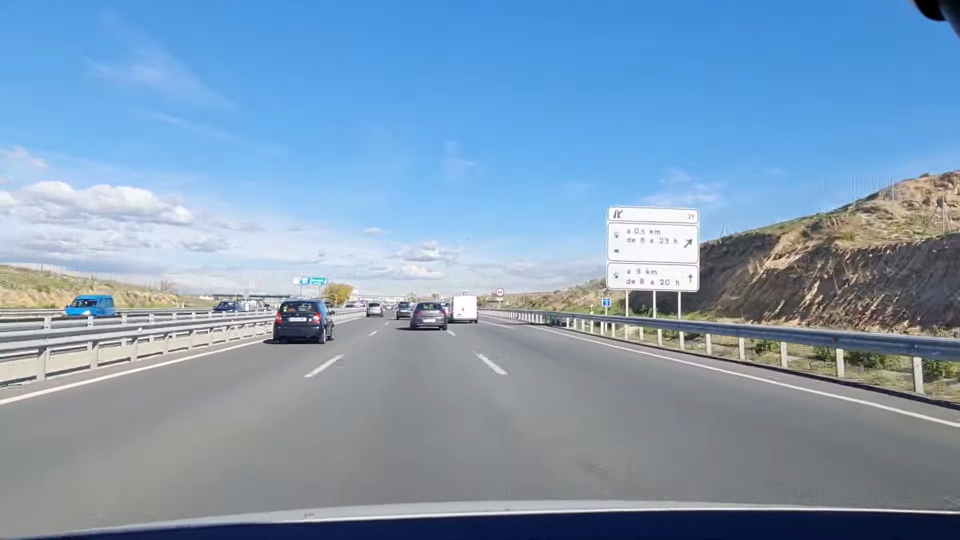
#> input picture imagenesTest/00000.png, 1920 x 1080 px (shown at 1/2 size); its folder holds only this picture in this run; the run also reads 1 picture not shown here
$ jupyter execute --allow-errors notebook_BlueFilter_deff.ipynb   (older library calls are emulated)
#> lines starting #> are read from the running program, lines starting #| are printed output that depends on the picture; after the words box and inside, x2 and y2 are one past the last pixel; in counts of white or black regions, pixels touching at a corner belong together
## Práctica 1 - Detección de paneles de señalización vertical azul en autovías

Se desea construir un sistema para la detección automática de paneles informativos de tráfico de color azul, en imágenes realistas que han sido tomadas desde un coche (ver figura adjunta). Los paneles se han diseñado para que sean fácilmente distinguibles del entorno en cualquier condición de luz, color de fondo y climatología.

Observando la imagen adjunta podemos hacernos una idea sobre el tipo de información que nos permitirá distinguir un tipo de otro de panel, e incluso localizarlos en una imagen de carretera. En particular, se distinguen por su forma geométrica rectangular, por las zonas en las que se divide (borde claro y fondo oscuro) o por el color del mismo (azul y blanco). Es decir, para detectar este tipo de paneles podríamos utilizar:
- Un detector de regiones de alto contraste (detectaríamos la parte interna del panel).
- Un algoritmo que detectase rectángulos (p.ej., combinando detección de líneas con detectores de esquinas).
- Un algoritmo para descubrir qué píxeles son de color azul en la imagen junto con su distribución espacial.
- Detectar ciertas formas que aparecen en los paneles en localizaciones especiales (símbolo de salida de la autopista por la izquierda o derecha, diversos tipos de flechas, etc.).
- Cualquier otra técnica que tenga en cuenta color y forma.

El objetivo de esta práctica es desarrollar un detector básico de sub-paneles de información en autovías (como se ve en la figura adjunta). Hablamos de sub-paneles porque la idea es detectar cada una de las regiones rectangulares azules enmarcadas con un borde blanco en los paneles de la carretera. Para desarrollar el algoritmo de detección, como en muchos otros problemas de este tipo, se ofrece una
colección de imágenes de test tomadas desde un coche.

[cell 1]
import cv2
import os
import numpy as np
from matplotlib import pyplot as plt
import math
import json

## Normalización de las imágenes de los paneles detectados

Muchos paneles detectados en las imágenes pueden aparecer ligeramente rotados (debido al efecto de la perspectiva) y/o también afectados por unas condiciones de iluminación desfavorable. Ello puede  dificultar el posterior reconocimiento de la información contenida en los mismos. La Figura adjunta ilustra un ejemplo de esta situación.

En este apartado se pide desarrollar una función que aplique las normalizaciones que se consideren con respecto a la posición del cartel en la imagen y/o la corrección del efecto de la iluminación.

Mostrar gráficamente el resultado de aplicar dicha normalización sobre un conjunto de imágenes que lo requieran.

[cell 2]
def detect_lines(image):
    # Parametros
    rho = 1
    theta = np.pi / 180
    threshold = 45
    min_line_length = 80
    max_line_gap = 10

    max_horizontal_threshold = 10
    ang = 0

    lines = cv2.HoughLinesP(image, rho, theta, threshold, np.array([]), min_line_length, max_line_gap)

    angles = []
    try:
        for line in lines:
            for x1, y1, x2, y2 in line:
                if abs(y2 - y1) < max_horizontal_threshold:
                    m = (y2 - y1) / (x2 - x1)
                    angles.append(math.atan(m))

    except Exception as e:
        print()
    angles.sort()
    if (len(angles)>0):
        ang = angles[len(angles)//2]
    ang = ang * (180 / math.pi)
    return ang

[cell 3]
def detect_horizontal_edges(image, threshold=50):
    sobel_y = cv2.Sobel(image, cv2.CV_64F, 0, 1, ksize=3)    # Convertir los valores negativos a positivos
    sobel_y = np.abs(sobel_y)
    sobel_y = np.uint8(255 * sobel_y / np.max(sobel_y))
    edges_horizontal = cv2.threshold(sobel_y, threshold, 255, cv2.THRESH_BINARY)[1]

    return edges_horizontal

[cell 4]
lower_blue_limit2 = np.array([60,70,90])
upper_blue_limit2 = np.array([120, 255, 190])

def apply_blue_filter2(image):
    img = cv2.cvtColor(image, cv2.COLOR_BGR2HSV)
    mask = cv2.inRange(img, lower_blue_limit2, upper_blue_limit2)
    return mask

[cell 5]
def straighten_image(imagen, angulo):
    altura, ancho = imagen.shape[:2]
    centro = (ancho // 2, altura // 2)
    matriz_rotacion = cv2.getRotationMatrix2D(centro, angulo, 1.0)
    imagen_enderezada = cv2.warpAffine(imagen, matriz_rotacion, (ancho, altura))
    return imagen_enderezada

[cell 6]
def normalizar(imgs):
    norm_imgs = []
    for image in imgs:

            filtered_imageb = apply_blue_filter2(image)
            filtered_imagee = detect_horizontal_edges(filtered_imageb)
            ang = detect_lines(filtered_imagee)

            img = straighten_image(image,ang)

            norm_imgs.append(img)

    return norm_imgs

# Carga de imagenes
Cargar las imágenes de aprendizaje en color, guardarlas en una lista y mostrar la primera y la última usando imshow de matplotlib.

[cell 7]
def upload_images(images_dir):
#> called with images_dir = 'imagenesTest'
    images = []

    for file in os.listdir(images_dir):
        if file.endswith(".jpg") or file.endswith(".png"):
            img_path = os.path.join(images_dir, file)
            image = cv2.imread(img_path)
#> image is the input picture: shape (1080, 1920, 3); mean B, G, R 182.1, 154.8, 127.1
            if image is not None:
                images.append(image)

    return images

def show_first_and_last(images):
    if len(images) > 0:
        _, axes = plt.subplots(1, 2, figsize=(15, 3))

        axes[0].imshow(cv2.cvtColor(images[0], cv2.COLOR_BGR2RGB))
        axes[0].set_title('Primera')

        axes[1].imshow(cv2.cvtColor(images[-1], cv2.COLOR_BGR2RGB))
        axes[1].set_title('Última Imagen')
        plt.show()

    else:
        print("No se encontraron imágenes en la carpeta especificada.")

#-------------------------------------------------------------------------------------------------------------
original_images = upload_images('imagenesTest')
#> original_images = 1 item
show_first_and_last(original_images)

# FUNCIONES PARA NORMALIZAR LAS IMAGENES ANTES DE APLICAR MSER

## Filtro de color azul

[cell 8]
def blue_filter(images):
    filtered_images = []

    for image in images:
        clahe = cv2.createCLAHE(clipLimit=2.0, tileGridSize=(8, 8))
        lab = cv2.cvtColor(image, cv2.COLOR_BGR2LAB)
        lab_planes = cv2.split(lab)
        lab_planes = list(lab_planes)
        lab_planes[0] = clahe.apply(lab_planes[0])
        lab = cv2.merge(lab_planes)
        image = cv2.cvtColor(lab, cv2.COLOR_LAB2BGR)

        img = cv2.cvtColor(image, cv2.COLOR_BGR2HSV)
        mask = cv2.inRange(img, np.array([90, 155, 0]), np.array([130, 255, 255]))

        filtered_images.append(mask)
    return filtered_images

[cell 9]
def blue_filter_img(img):
    clahe = cv2.createCLAHE(clipLimit=2.0, tileGridSize=(8, 8))
    lab = cv2.cvtColor(img, cv2.COLOR_BGR2LAB)
    lab_planes = cv2.split(lab)
    lab_planes = list(lab_planes)
    lab_planes[0] = clahe.apply(lab_planes[0])
    lab = cv2.merge(lab_planes)
    image = cv2.cvtColor(lab, cv2.COLOR_LAB2BGR)

    img = cv2.cvtColor(image, cv2.COLOR_BGR2HSV)
    mask = cv2.inRange(img, np.array([90, 155, 0]), np.array([130, 255, 255]))
    return mask

## Incremento de saturación

[cell 10]
# [5 lines left out: function increase_saturation, not called in this run]

## Incremento de saturación por imagenes
Incrementamos la saturación en aquellas imágenes que tienen una media de saturación inferior a 27

[cell 11]
def saturacion(images):
    imagesResult = []

    for image in images:
        hsv_image = cv2.cvtColor(image, cv2.COLOR_BGR2HSV)
        s_channel = hsv_image[:,:,1]
        indexSaturation = np.mean(s_channel)
        newImage = image.copy()

        if (indexSaturation<27):
            newImage = increase_saturation(newImage)
            imagesResult.append(newImage)
        else:
            imagesResult.append(newImage)
#> this loop made 1 pass
#> indexSaturation on pass 1: 76.89
#> pass 1, in saturacion, `s_channel = hsv_image[:,:,1]`:
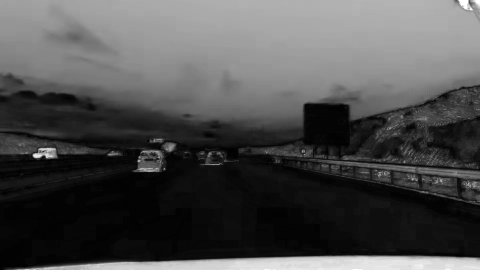
#> s_channel: shape (1080, 1920) (shown at 1/4 size); min 0, max 255, mean 76.9
#> after the loop, imagesResult = 1 item

    return imagesResult

saturated_images = saturacion(original_images.copy())
#> saturated_images = 1 item
norm_images = normalizar(saturated_images)
#> the loop in normalizar, `for image in imgs: ` made 1 pass
#> (rho in detect_lines, theta in detect_lines, threshold in detect_lines, min_line_length in detect_lines, max_line_gap in detect_lines, max_horizontal_threshold in detect_lines, ang, altura in straighten_image) on pass 1: (1, 0.0175, 45, 80, 10, 10, 4.92, 1080)
#> pass 1, in apply_blue_filter2, `mask = cv2.inRange(img, lower_blue_limit2, upper_blue_limit2)`:
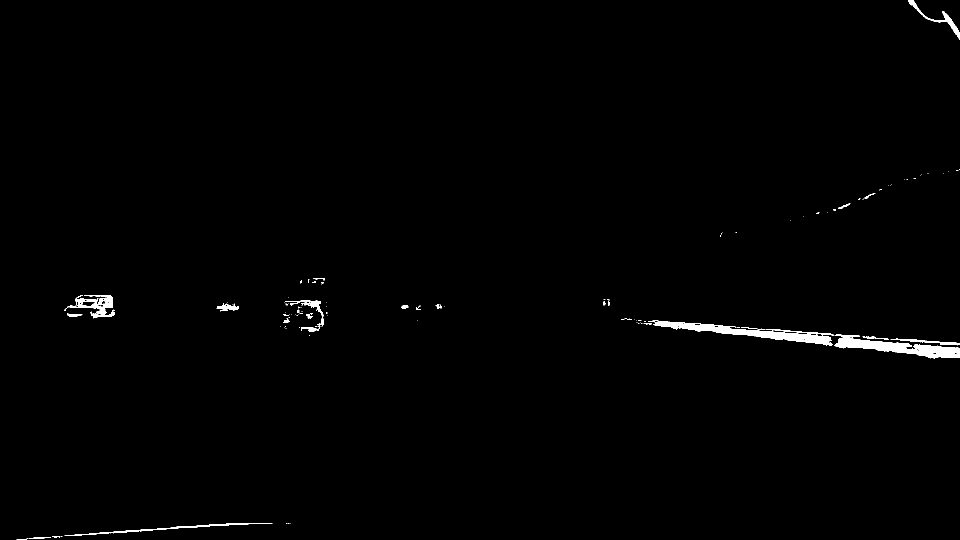
#> mask: shape (1080, 1920) (shown at 1/2 size); 0.8% white; 121 white regions (92 under 20 px), largest, box (x1, y1, x2, y2) and area: (1296, 641, 1668, 692) 4988, (1669, 669, 1920, 717) 4819, (131, 590, 230, 637) 1705
#> pass 1, in detect_horizontal_edges, `sobel_y = cv2.Sobel(image, cv2.CV_64F, 0, 1, ksize=3)`:
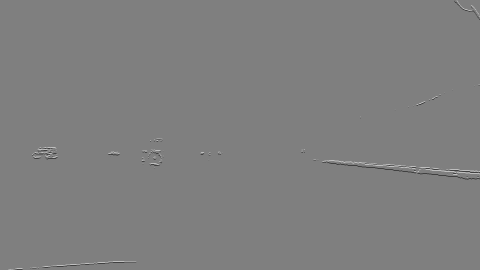
#> sobel_y: shape (1080, 1920) float64 (shown at 1/4 size); min -1020, max 1020, mean 0; drawn with min black and max white
#> after the loop in normalizar, `for image in imgs:`:
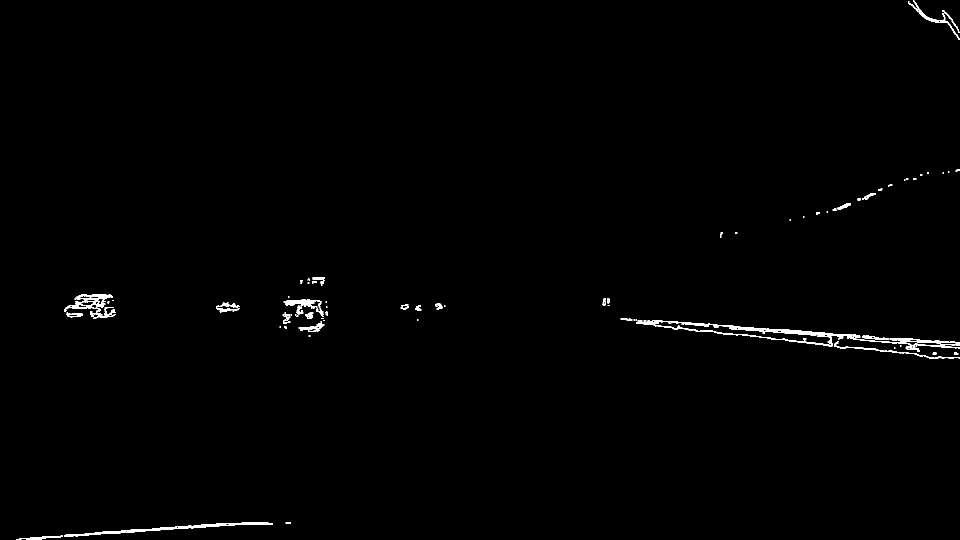
#> filtered_imagee: shape (1080, 1920) (shown at 1/2 size); 0.63% white in thin lines or dots
#> norm_images = 1 item

# Detección de regiones de alto contraste

Utilizar MSER como detector de regiones de alto contraste (mser.detectRegions).

Crear una función que aplique MSER a la lista de imágenes. Hay que tener en cuenta que los parámetros de MSER se pueden ajustar en el constructor de la clase (cv2.MSER_create). El ajustar los parámetros puede suponer eliminar muchas detecciones incorrectas (http://stackoverflow.com/questionshttps://stackoverflow.com/questions/53317592/reading-pascal-voc-annotations-in-python/17647500/exact-meaning-of-the-parameters-given-to-initialize-mser-in-opencv-2-4-x).

Mostrar el resultado de aplicar la función sobre la primera y la última imagen de la lista usando imshow de matplotlib.

#### Aplicamos el filtro de azul a las imagenes para crear las mascaras donde aplicaremos MSER

[cell 12]
filtered_images = blue_filter(norm_images.copy())
#> the loop in blue_filter, `for image in images:` made 1 pass
#> pass 1, in blue_filter, `image = cv2.cvtColor(lab, cv2.COLOR_LAB2BGR)`:
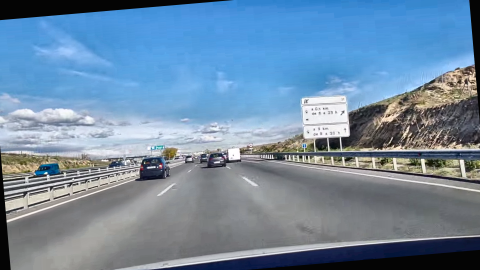
#> image: shape (1080, 1920, 3) (shown at 1/4 size); mean B, G, R 163.4, 138.3, 111.7
#> filtered_images = 1 item

[cell 13]
def mser(processed_images, filtered_images):
    images_with_drawn_regions = []
    detected_regions = []

    for i, _ in enumerate(filtered_images):
        copy_filtered_img = filtered_images[i].copy() # mask
        copy_original = processed_images[i].copy() # To draw the regions

        kernel = cv2.getStructuringElement(cv2.MORPH_RECT, (4,4))
        filtered_image = cv2.dilate(copy_filtered_img, kernel)
        filtered_image = filtered_image-copy_filtered_img

        mser = cv2.MSER_create(delta=10, max_variation=0.05, min_area=900, max_area=5000)
        polygons, _ = mser.detectRegions(filtered_image)

        hulls = []
        for p in polygons:
            hull = cv2.convexHull(p.reshape(-1, 1, 2))
            hulls.append(hull)

        detected_regions.append(polygons)

        cv2.polylines(copy_original, hulls, 1, (0, 0, 255), 3)
        images_with_drawn_regions.append(copy_original)
#> this loop made 1 pass
#> kernel on pass 1: [[1, 1, 1, 1], [1, 1, 1, 1], [1, 1, 1, 1], [1, 1, 1, 1]]
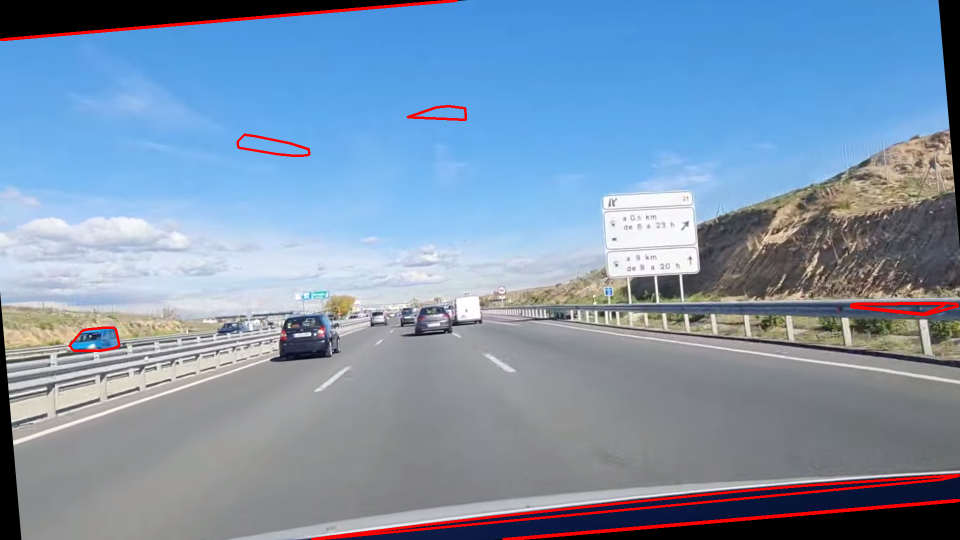
#> copy_original: shape (1080, 1920, 3) (shown at 1/2 size); mean of channels 0, 1, 2 173.5, 148.5, 126.6; drawn as B, G, R
#> after the loop, detected_regions = 1 item; images_with_drawn_regions = 1 item

    show_first_and_last(images_with_drawn_regions)

    return images_with_drawn_regions, detected_regions

#---------------------------------------------------------------------------------------------
images_with_drawn_regions, detected_regions = mser(norm_images.copy(), filtered_images.copy())
#> images_with_drawn_regions = 1 item; detected_regions = 1 item

[cell 14]
# To display the result of all images
'''
for i,image in enumerate(images_with_drawn_regions):
    cv2.imshow('IMAGE: '+ str(i+1), images_with_drawn_regions[i])
    cv2.waitKey(0)
    cv2.destroyAllWindows()
'''

Crear una función que extraiga en un rectángulo los píxeles de la región detectada (cv2.boundingRect).

Mostrar gráficamente el resultado de aplicar la función sobre la primera y la última imágenes devueltas en el paso anterior.

[cell 15]
def rectangle_of_regions(processed_images, detected_regions):
    images_with_boxed_regions  = []

    for i, _ in enumerate(processed_images):
        copy = processed_images[i].copy()

        for region in detected_regions[i]:
            x, y, w, h = cv2.boundingRect(region)
            cv2.rectangle(copy, (x, y), (x + w, y + h), (0, 0, 255), 3)

        images_with_boxed_regions.append(copy)
#> this loop made 1 pass
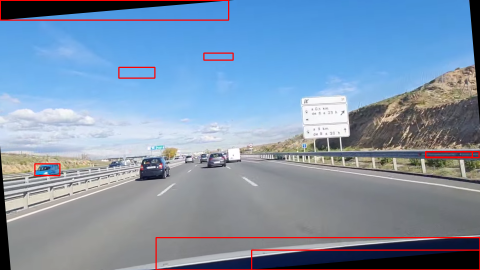
#> copy: shape (1080, 1920, 3) (shown at 1/4 size); mean of channels 0, 1, 2 172.8, 147.7, 126.1; drawn as B, G, R
#> after the loop, images_with_boxed_regions = 1 item
    show_first_and_last(images_with_boxed_regions)
#> in show_first_and_last (call 3), `plt.show()`:
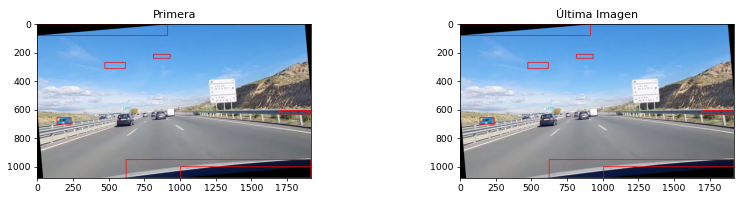
#> figure drawn by matplotlib, 2 panels

    return images_with_boxed_regions

#---------------------------------------------------------------------------------------------
images_with_boxed_regions = rectangle_of_regions(norm_images.copy(), detected_regions.copy())
#> images_with_boxed_regions = 1 item
#> (the rest of the program and of its run is left out)
